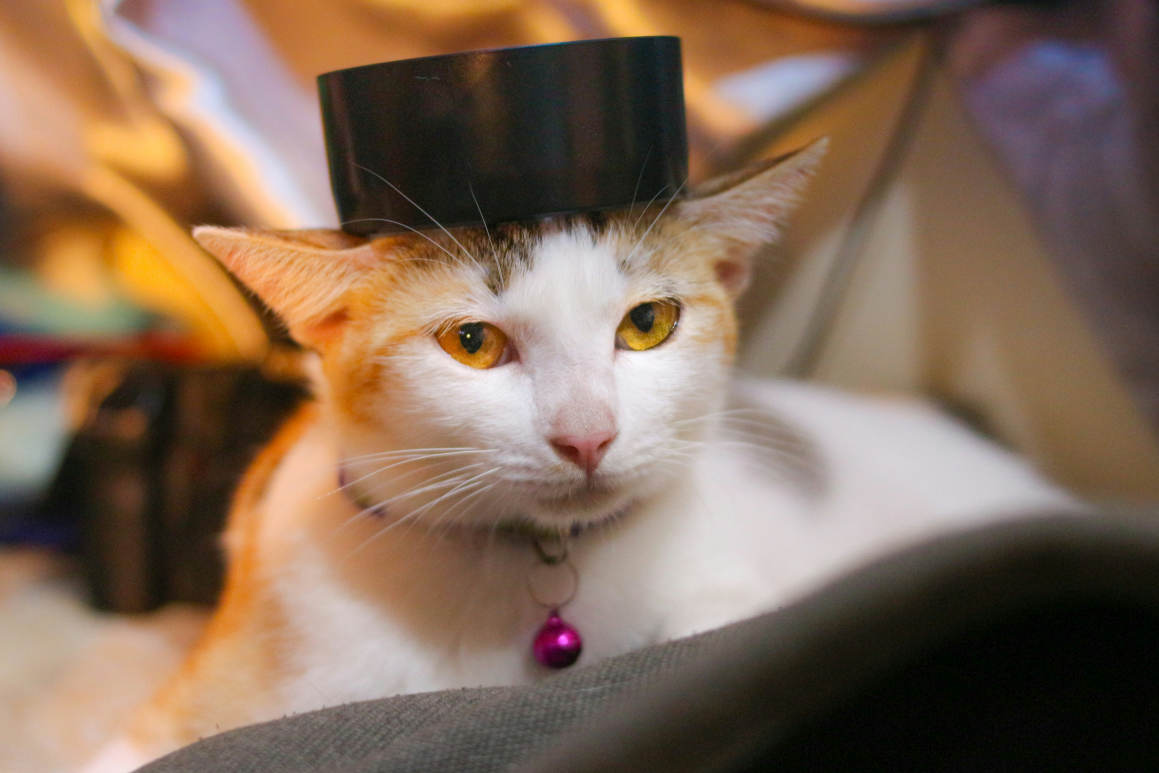
#> input picture lesson6/homeworkimages/ken-g-LoiP0RbujW8-unsplash.jpg, 4636 x 3091 px, found by its file name (shown at 1/4 size); its folder holds only this picture in this run
$ python homework.py
#> lines starting #> are read from the running program, lines starting #| are printed output that depends on the picture
import cv2, os
from PIL import Image
os.chdir("C:/Users/samht/OneDrive/Documents/Jetlearn Python/OpenCV/lesson6/homeworkimages")
path = "C:/Users/samht/OneDrive/Documents/Jetlearn Python/OpenCV/lesson6/homeworkimages"

def video():
    videoname = "myvideo.mp4"
    images = []
    for img in os.listdir("."):
        if img.lower().endswith((".resized.jpg",".resized.png",".resized.png")):
            images.append(img)
    frame = cv2.imread(os.path.join(".", images[0]))
    height, width, layers = frame.shape
    fourcc = cv2.VideoWriter_fourcc(*"mp4v")
    video = cv2.VideoWriter(videoname, fourcc, 2, (width,height))
    for image in images:
        imagevar = cv2.imread(os.path.join(".", image))
        (w, h) = imagevar.shape [:2]
        inverted = cv2.bitwise_not(imagevar)
        print(inverted.shape)
        video.write(inverted)
    cv2.destroyAllWindows()
    video.release()
    print(f"Video created successfully: {videoname}")

meanwidth, meanheight = 0,0

imagefiles = [f for f in os.listdir('.') if f.lower().endswith(('.jpg','.png','.jpeg'))]
num_of_images = len(imagefiles)

for file in imagefiles:
    img = Image.open(os.path.join(path, file))
#> img is the input picture: PIL image 4636x3091 RGB; mean R, G, B 129.8, 105.6, 87.1
    width, height = img.size
#> width = 4636; height = 3091
    meanwidth = meanwidth + width
#> meanwidth = 4636
    meanheight = meanheight + height
#> meanheight = 3091

meanwidth = meanwidth / num_of_images
meanheight = meanheight / num_of_images

print(f"meanwidth: {meanwidth}, meanheight: {meanheight}")
#| meanwidth: 4636.0, meanheight: 3091.0

for file in imagefiles:
    img = Image.open(os.path.join(path, file))
    width, height = img.size
    print(f"width: {width}, height: {height}")
#| width: 4636, height: 3091
    imgResize = img.resize((int(meanwidth),int(meanheight)), Image.LANCZOS)
    imgResize.save(f"{file}.resized.jpg")
    print(f"filename: {img.filename} resized")
#| filename: lesson6/homeworkimages/ken-g-LoiP0RbujW8-unsplash.jpg resized

video()
#> in video, `inverted = cv2.bitwise_not(imagevar)`:
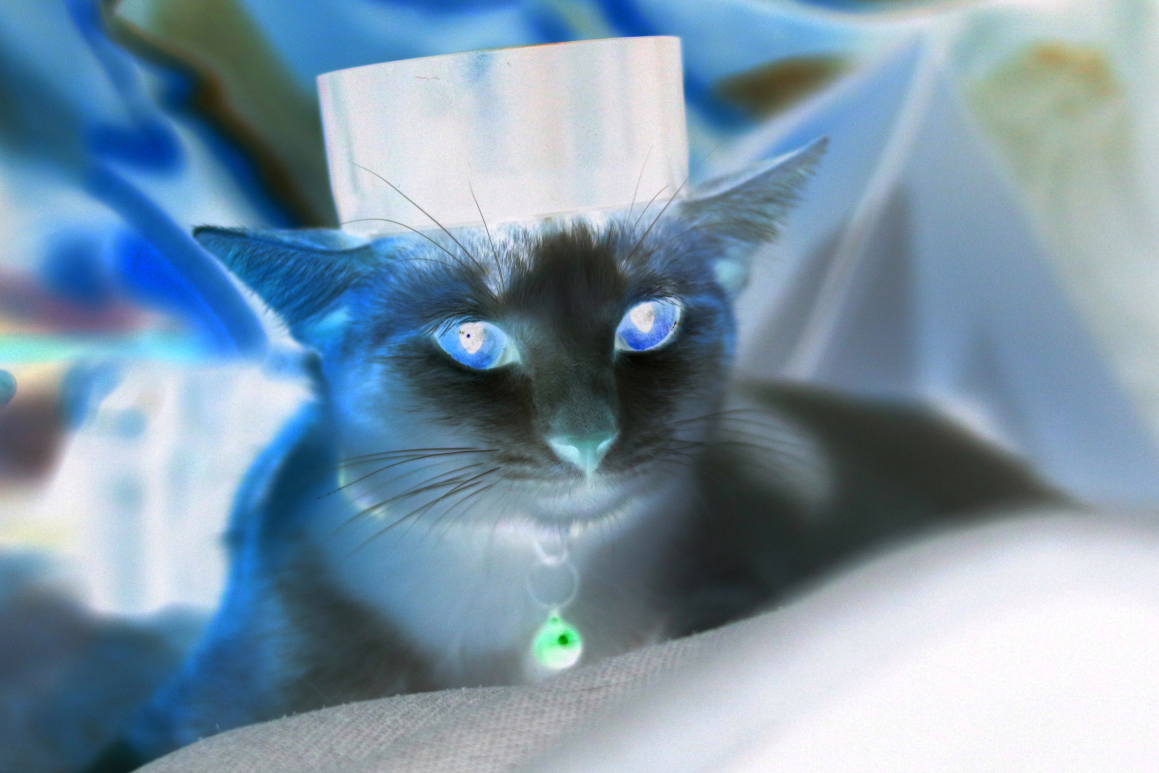
#> inverted: shape (3091, 4636, 3) (shown at 1/4 size); mean B, G, R 167.8, 149.5, 125.2
#| (3091, 4636, 3)
